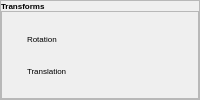
        <widget class="QFrame" name="transform_frame">
         <property name="frameShape">
          <enum>QFrame::StyledPanel</enum>
         </property>
         <property name="frameShadow">
          <enum>QFrame::Raised</enum>
         </property>
         <layout class="QVBoxLayout" name="verticalLayout_20">
          <property name="spacing">
           <number>0</number>
          </property>
          <property name="leftMargin">
           <number>0</number>
          </property>
          <property name="topMargin">
           <number>0</number>
          </property>
          <property name="rightMargin">
           <number>0</number>
          </property>
          <property name="bottomMargin">
           <number>0</number>
          </property>
          <item>
           <widget class="QPushButton" name="transform2_pushButton">
            <property name="enabled">
             <bool>true</bool>
            </property>
            <property name="font">
             <font>
              <family>Arial</family>
              <pointsize>6</pointsize>
              <weight>75</weight>
              <bold>true</bold>
             </font>
            </property>
            <property name="styleSheet">
             <string notr="true">QPushButton {
    text-align: left;}
QPushButton:hover{
	background-color: rgb(80, 80, 80);
   border-radius:5px;
}
QPushButton{
border:none;
 outline: none;
}</string>
            </property>
            <property name="text">
             <string>Transforms</string>
            </property>
            <property name="icon">
             <iconset>
              <normaloff>icon/transform.png</normaloff>
              <normalon>icon/icons8-chevron-24.png</normalon>icon/transform.png</iconset>
            </property>
            <property name="iconSize">
             <size>
              <width>12</width>
              <height>12</height>
             </size>
            </property>
            <property name="checkable">
             <bool>true</bool>
            </property>
            <property name="autoExclusive">
             <bool>true</bool>
            </property>
            <property name="flat">
             <bool>true</bool>
            </property>
           </widget>
          </item>
          <item>
           <widget class="QFrame" name="transform_dropdown">
            <property name="frameShape">
             <enum>QFrame::StyledPanel</enum>
            </property>
            <property name="frameShadow">
             <enum>QFrame::Raised</enum>
            </property>
            <layout class="QVBoxLayout" name="verticalLayout_14">
             <property name="spacing">
              <number>0</number>
             </property>
             <property name="leftMargin">
              <number>0</number>
             </property>
             <property name="topMargin">
              <number>0</number>
             </property>
             <property name="rightMargin">
              <number>0</number>
             </property>
             <property name="bottomMargin">
              <number>0</number>
             </property>
             <item>
              <widget class="QPushButton" name="rotation">
               <property name="font">
                <font>
                 <family>Arial</family>
                 <pointsize>6</pointsize>
                </font>
               </property>
               <property name="styleSheet">
                <string notr="true">QPushButton {
    text-align: left;
    padding-left: 25px; /* Optional: Adjust padding as needed */
}
QPushButton:hover{
	color: rgb(255, 167, 135);
	background-color: rgb(80, 80, 80);
   border-radius:5px;
}
QPushButton{
border:none;
 outline: none;
}</string>
               </property>
               <property name="text">
                <string>Rotation</string>
               </property>
               <property name="icon">
                <iconset>
                 <normaloff>icon/icons8-rotate-50.png</normaloff>icon/icons8-rotate-50.png</iconset>
               </property>
               <property name="iconSize">
                <size>
                 <width>12</width>
                 <height>12</height>
                </size>
               </property>
               <property name="checkable">
                <bool>true</bool>
               </property>
               <property name="flat">
                <bool>true</bool>
               </property>
              </widget>
             </item>
             <item>
              <widget class="QPushButton" name="translation">
               <property name="font">
                <font>
                 <family>Arial</family>
                 <pointsize>6</pointsize>
                </font>
               </property>
               <property name="styleSheet">
                <string notr="true">QPushButton {
    text-align: left;
    padding-left: 25px; /* Optional: Adjust padding as needed */
}
QPushButton:hover{
	color: rgb(255, 167, 135);
	background-color: rgb(80, 80, 80);
   border-radius:5px;
}
QPushButton{
border:none;
 outline: none;
}</string>
               </property>
               <property name="text">
                <string>Translation</string>
               </property>
               <property name="icon">
                <iconset>
                 <normaloff>icon/icons8-invert-selection-30.png</normaloff>icon/icons8-invert-selection-30.png</iconset>
               </property>
               <property name="iconSize">
                <size>
                 <width>12</width>
                 <height>12</height>
                </size>
               </property>
               <property name="checkable">
                <bool>true</bool>
               </property>
               <property name="flat">
                <bool>true</bool>
               </property>
              </widget>
             </item>
            </layout>
           </widget>
          </item>
         </layout>
        </widget>
